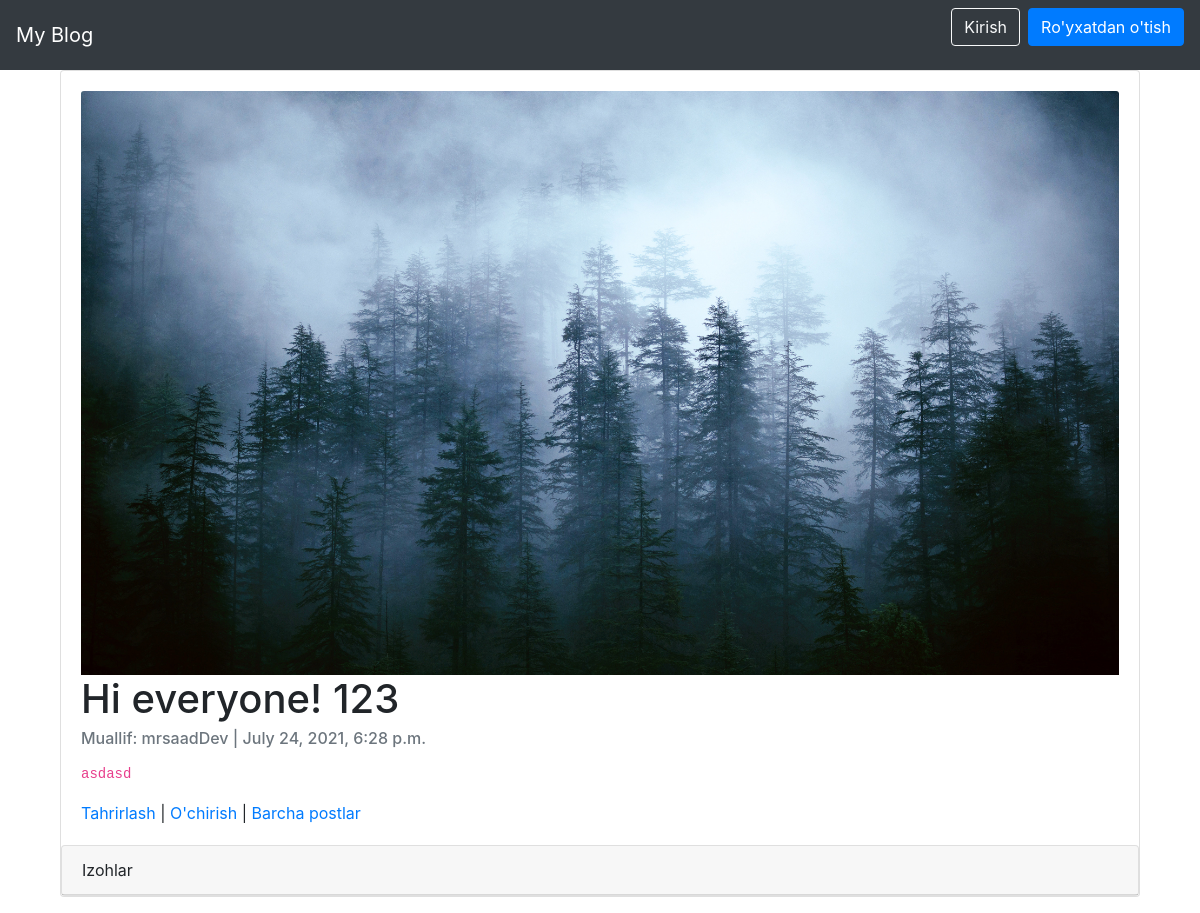
The app's page /articles/1/, older data.
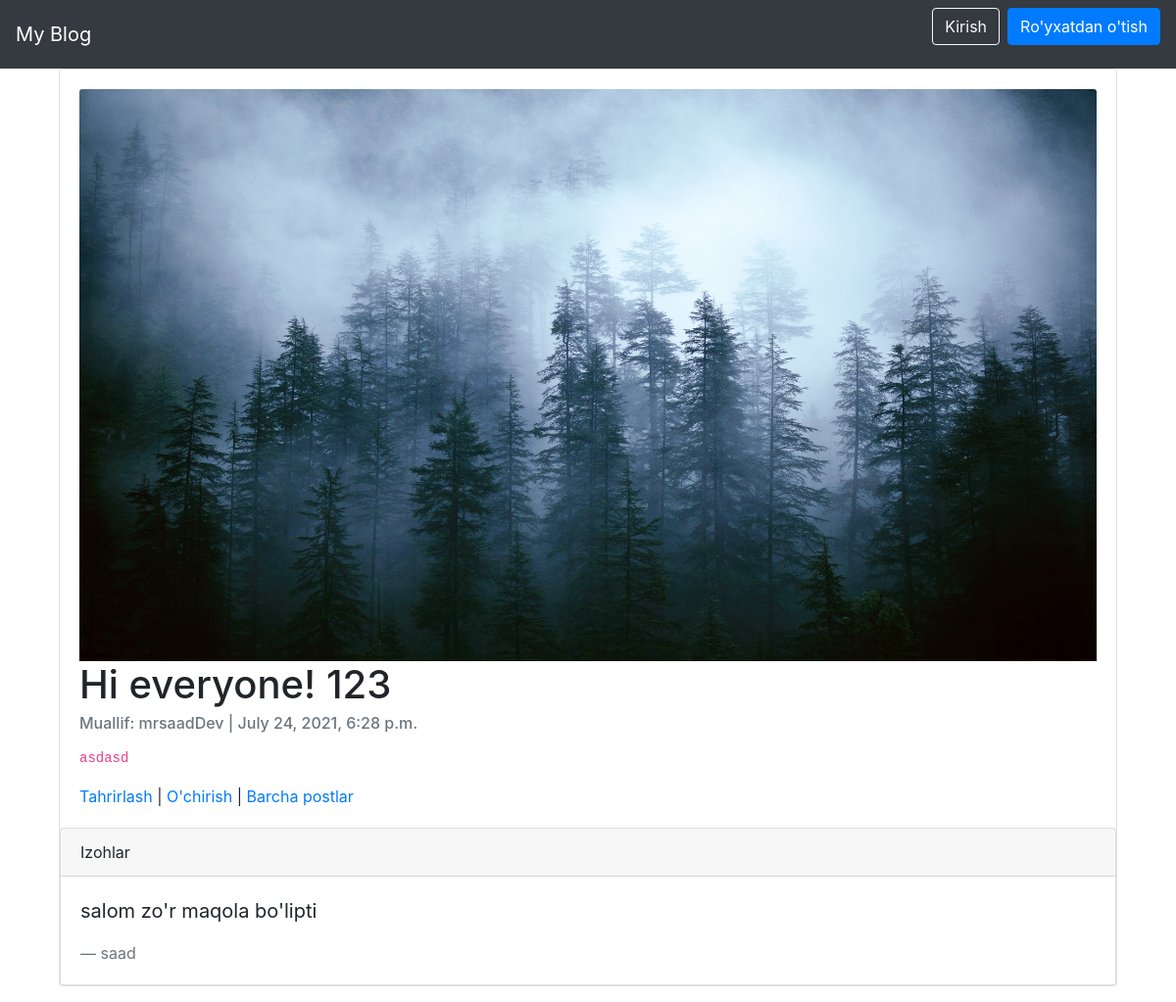
The same page, newer data.
### articles/models.py (models this page shows, shortened)
class Article(models.Model):
	title = models.CharField(max_length=150)
	summary = models.CharField(max_length = 200, blank = True)
	body = RichTextField(blank=False, null=False)
	photo = models.ImageField(upload_to = 'images/', blank = True)
	date = models.DateTimeField(auto_now_add = True)
	author = models.ForeignKey(
			get_user_model(),
			on_delete = models.CASCADE,
		)

class Comment(models.Model):
	article = models.ForeignKey(Article, on_delete = models.CASCADE, related_name = 'comments')
	comment = models.CharField(max_length = 150)
	author = models.ForeignKey(
			get_user_model(),
			on_delete = models.CASCADE
		)
	def __str__(self):
		return self.comment

### accounts/models.py (models this page shows)
class CustomUser(AbstractUser):
	age = models.PositiveIntegerField(null = True, blank = True)

### articles/views.py (the view)
# urls.py: path('<int:pk>/', ArticleDetailView.as_view(), name='article_detail'),
class ArticleDetailView(DetailView):
    model = Article
    template_name = 'article_detail.html'

### templates/article_detail.html (shortened to what this page needs)
{% extends 'base.html' %}
{% block content %}
    <div class="container-fluid">
        <div class="card" >
          <div class="card-body">
              {%  if object.photo %}
                <img class="card-img-top" src="{{ object.photo.url }}" alt="{{ object.title }}">
              {% endif %}
              <h1 class="card-title">{{ object.title }}</h1>
              <h6 class="card-subtitle mb-2 text-muted">Muallif: {{ object.author }} | {{ object.date }}</h6>
              <p class="card-text">{{ object.body | safe}}</p>
              <a href="{% url 'article_edit' article.pk %}">Tahrirlash</a> |
              <a href="{% url 'article_delete' article.pk %}">O'chirish</a> |
              <a href="{% url 'article_list' %}">Barcha postlar</a>
          </div>
            <div class="card">
                <div class="card-header">Izohlar</div>
                {%  for comment in article.comments.all %}
                    <div class="card-body">
                        <blockquote class="blockquote mb-0">
                            <p>{{ comment }}</p>
                            <footer class="blockquote-footer">{{ comment.author }}</footer>
                        </blockquote>
                    </div>
                {% endfor %}
            </div>
        </div>
    </div>
{% endblock content %}

### templates/base.html (shortened to what this page needs)
{% load static %}
<!DOCTYPE html>
<html>
    <head>
            <link rel="stylesheet" href="https://cdn.jsdelivr.net/npm/bootstrap@4.5.3/dist/css/bootstrap.min.css">
    </head>
    <body>
        <nav class="navbar navbar-expand-lg navbar-dark bg-dark">
            <a class="navbar-brand" href="{% url 'home' %}">
                My Blog
            </a>
            <div class="collapse navbar-collapse" id="navbarSupportedContent">
                {% if user.is_authenticated %}
                    <ul class="navbar-nav ml-auto">
                        <li class="nav-item">
                            <a class="nav-link dropdown-toggle" href="#"
                                id="navbarDropdown" role="button" data-toggle="dropdown"
                                aria-haspopup="true" aria-expanded="false">
                                {{ user.username | title }}
                            </a>
                            <div class="dropdown-menu dropdown-menu-lg-right"
                                aria-labelledby="navbarDropdown">
                                <a class="dropdown-item" href="{% url 'article_new' %}">Yangi post</a>
                                <div class="dropdown-divider"></div>
                                <a class="dropdown-item" href="{% url 'password_change'%}">Kalit so'zni almashtirish</a>
                                <div class="dropdown-divider"></div>
                                <a class="dropdown-item" href="{% url 'logout' %}">Chiqib ketish</a>
                            </div>
                        </li>
                    </ul>
                {% else %}
                    <form class="form-inline ml-auto">
                        <a href="{% url 'login' %}" class="btn btn-outline-light">Kirish</a>
                        <a href="{% url 'signup' %}" class="btn btn-primary ml-2">Ro'yxatdan o'tish</a>
                    </form>
                {% endif %}
            </div>
        </nav>
        <main>
            <div class="container">
                {% block content %}
                {% endblock content %}
            </div>
        </main>
    </body>
</html>

Row changes from the older to the newer data that the page shows:
added Comment: comment "salom zo'r maqola bo'lipti", author "saad"
